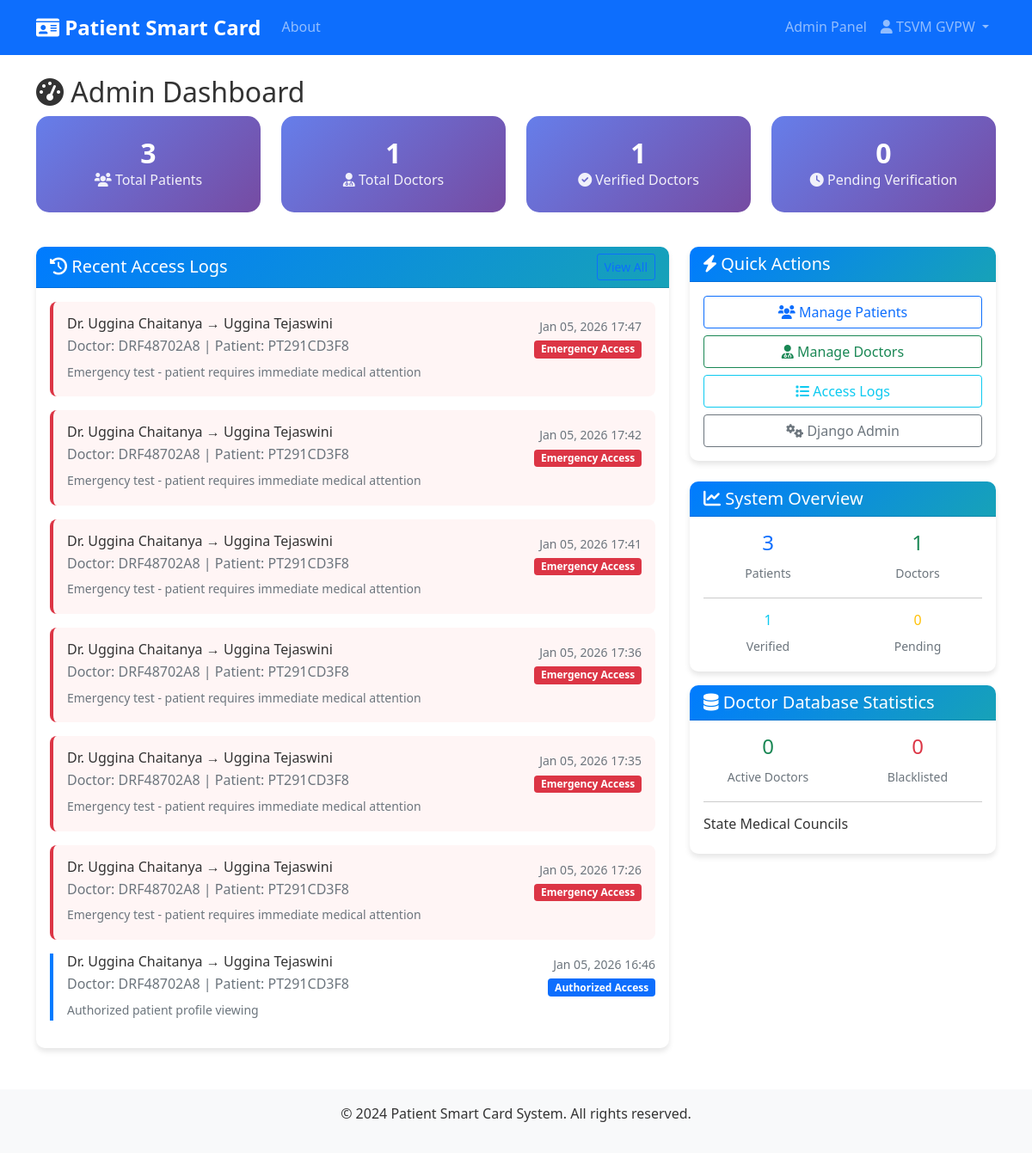
Screenshot of /admin-panel/ (signed in) with the database file from the repository.
### patients/models.py (models this page shows, shortened)
class Patient(AbstractUser):
    BLOOD_GROUP_CHOICES = [
        ('A+', 'A+'),
        ('A-', 'A-'),
        ('B+', 'B+'),
        ('B-', 'B-'),
        ('AB+', 'AB+'),
        ('AB-', 'AB-'),
        ('O+', 'O+'),
        ('O-', 'O-'),
    ]
    GENDER_CHOICES = [
        ('M', 'Male'),
        ('F', 'Female'),
        ('O', 'Other'),
    ]
    id = models.UUIDField(primary_key=True, default=uuid.uuid4, editable=False)
    patient_id = models.CharField(max_length=20, unique=True, editable=False)
    username = models.CharField(max_length=150, unique=True, blank=True, null=True)  # Make username optional
    first_name = models.CharField(max_length=100)
    last_name = models.CharField(max_length=100)
    email = models.EmailField(unique=True)
    phone_number = models.CharField(max_length=20, unique=True)
    date_of_birth = models.DateField(null=True, blank=True)
    gender = models.CharField(max_length=1, choices=GENDER_CHOICES, null=True, blank=True)
    blood_group = models.CharField(max_length=3, choices=BLOOD_GROUP_CHOICES, null=True, blank=True)
    chronic_diseases = models.TextField(blank=True)
    allergies = models.TextField(blank=True)
    emergency_contact_name = models.CharField(max_length=100, blank=True)
    emergency_contact_phone = models.CharField(max_length=20, blank=True)
    emergency_contact_relation = models.CharField(max_length=50, blank=True)
    address = models.TextField(blank=True)
    profile_image = models.ImageField(upload_to='patient_images/', null=True, blank=True)
    qr_code = models.ImageField(upload_to='qr_codes/', null=True, blank=True)
    created_at = models.DateTimeField(auto_now_add=True)
    updated_at = models.DateTimeField(auto_now=True)
    objects = PatientManager()
    groups = models.ManyToManyField(
        'auth.Group',
        related_name='patient_users',
        blank=True,
        help_text='The groups this user belongs to.',
        verbose_name='groups',
    )
    user_permissions = models.ManyToManyField(
        'auth.Permission',
        related_name='patient_users',
        blank=True,
        help_text='Specific permissions for this user.',
        verbose_name='user permissions',
    )
    USERNAME_FIELD = 'email'
    REQUIRED_FIELDS = ['first_name', 'last_name', 'phone_number']

### doctors/models.py (models this page shows, shortened)
class AccessLog(models.Model):
    ACCESS_TYPES = [
        ('EMERGENCY', 'Emergency Access'),
        ('AUTHORIZED', 'Authorized Access'),
        ('ROUTINE', 'Routine Check'),
    ]
    VALIDATION_STATUSES = [
        ('AUTHORIZED', 'Authorized'),
        ('BLACKLISTED', 'Blacklisted'),
        ('NOT_FOUND', 'Not Found'),
        ('PENDING', 'Pending Verification'),
    ]
    id = models.UUIDField(primary_key=True, default=uuid.uuid4, editable=False)
    doctor = models.ForeignKey(Doctor, on_delete=models.CASCADE, related_name='access_logs')
    patient = models.ForeignKey(Patient, on_delete=models.CASCADE, related_name='doctor_access_logs')
    access_type = models.CharField(max_length=20, choices=ACCESS_TYPES, default='EMERGENCY')
    access_reason = models.TextField()
    accessed_at = models.DateTimeField(auto_now_add=True)
    ip_address = models.GenericIPAddressField(null=True, blank=True)
    user_agent = models.TextField(blank=True)
    records_viewed = models.PositiveIntegerField(default=0)
    validation_status = models.CharField(max_length=20, choices=VALIDATION_STATUSES, default='PENDING')
    registration_number_used = models.CharField(max_length=50, null=True, blank=True, help_text="Registration number used for validation")
    state_council_used = models.CharField(max_length=100, null=True, blank=True, help_text="State medical council used for validation")
    class Meta:
        ordering = ('-accessed_at',)

class Doctor(AbstractUser):
    SPECIALIZATION_CHOICES = [
        ('GENERAL', 'General Practitioner'),
        ('CARDIOLOGY', 'Cardiology'),
        ('NEUROLOGY', 'Neurology'),
        ('PEDIATRICS', 'Pediatrics'),
        ('ORTHOPEDICS', 'Orthopedics'),
        ('GYNECOLOGY', 'Gynecology'),
        ('DERMATOLOGY', 'Dermatology'),
        ('PSYCHIATRY', 'Psychiatry'),
        ('SURGERY', 'Surgery'),
        ('EMERGENCY', 'Emergency Medicine'),
        ('OTHER', 'Other'),
    ]
    id = models.UUIDField(primary_key=True, default=uuid.uuid4, editable=False)
    doctor_id = models.CharField(max_length=20, unique=True, editable=False)
    username = models.CharField(max_length=150, unique=True, blank=True, null=True)  # Make username optional
    nmc_registration_number = models.CharField(max_length=50, unique=True)
    first_name = models.CharField(max_length=100)
    last_name = models.CharField(max_length=100)
    email = models.EmailField(unique=True)
    phone_number = models.CharField(max_length=20, unique=True)
    specialization = models.CharField(max_length=20, choices=SPECIALIZATION_CHOICES)
    hospital_name = models.CharField(max_length=200)
    hospital_address = models.TextField()
    years_of_experience = models.PositiveIntegerField(default=0)
    medical_license_number = models.CharField(max_length=100, unique=True)
    state_medical_council = models.CharField(max_length=100, default='Andhra Pradesh Medical Council')
    is_verified = models.BooleanField(default=False)
    verification_date = models.DateTimeField(null=True, blank=True)
    created_at = models.DateTimeField(auto_now_add=True)
    updated_at = models.DateTimeField(auto_now=True)
    objects = DoctorManager()
    groups = models.ManyToManyField(
        'auth.Group',
        related_name='doctor_users',
        blank=True,
        help_text='The groups this user belongs to.',
        verbose_name='groups',
    )
    user_permissions = models.ManyToManyField(
        'auth.Permission',
        related_name='doctor_users',
        blank=True,
        help_text='Specific permissions for this user.',
        verbose_name='user permissions',
    )
    USERNAME_FIELD = 'email'
    REQUIRED_FIELDS = ['first_name', 'last_name', 'phone_number', 'nmc_registration_number']

### admin_panel/views.py (the view)
# urls.py: path('', views.admin_dashboard, name='dashboard'),
@login_required
def admin_dashboard(request):
    if not request.user.is_superuser:
        messages.error(request, 'Access denied. Admin privileges required.')
        return redirect('admin_panel:login')
    total_patients = Patient.objects.count()
    total_doctors = Doctor.objects.count()
    verified_doctors = Doctor.objects.filter(is_verified=True).count()
    pending_doctors = Doctor.objects.filter(is_verified=False).count()
    recent_access_logs = AccessLog.objects.select_related('doctor', 'patient').order_by('-accessed_at')[:10]
    validation_stats = doctor_validator.get_statistics()
    return render(request, 'admin_panel/dashboard.html', {
        'total_patients': total_patients,
        'total_doctors': total_doctors,
        'verified_doctors': verified_doctors,
        'pending_doctors': pending_doctors,
        'recent_access_logs': recent_access_logs,
        'validation_stats': validation_stats
    })

### templates/admin_panel/dashboard.html (shortened to what this page needs)
{% extends 'base.html' %}
{% load static %}
{% block content %}
<div class="row">
    <div class="col-12">
        <h2><i class="fas fa-tachometer-alt"></i> Admin Dashboard</h2>
    </div>
</div>
<div class="row">
    <div class="col-lg-3 col-md-6 mb-4">
        <div class="stats-card">
            <h3>{{ total_patients }}</h3>
            <p><i class="fas fa-users"></i> Total Patients</p>
        </div>
    </div>
    <div class="col-lg-3 col-md-6 mb-4">
        <div class="stats-card">
            <h3>{{ total_doctors }}</h3>
            <p><i class="fas fa-user-md"></i> Total Doctors</p>
        </div>
    </div>
    <div class="col-lg-3 col-md-6 mb-4">
        <div class="stats-card">
            <h3>{{ verified_doctors }}</h3>
            <p><i class="fas fa-check-circle"></i> Verified Doctors</p>
        </div>
    </div>
    <div class="col-lg-3 col-md-6 mb-4">
        <div class="stats-card">
            <h3>{{ pending_doctors }}</h3>
            <p><i class="fas fa-clock"></i> Pending Verification</p>
        </div>
    </div>
</div>
<div class="row">
    <div class="col-lg-8">
        <div class="card">
            <div class="card-header d-flex justify-content-between align-items-center">
                <h5 class="mb-0"><i class="fas fa-history"></i> Recent Access Logs</h5>
                <a href="{% url 'admin_panel:view_access_logs' %}" class="btn btn-sm btn-outline-primary">View All</a>
            </div>
            <div class="card-body">
                {% if recent_access_logs %}
                    {% for log in recent_access_logs %}
                    <div class="access-log-item {% if log.access_type == 'EMERGENCY' %}emergency{% endif %}">
                        <div class="d-flex justify-content-between align-items-start">
                            <div>
                                <h6 class="mb-1">Dr. {{ log.doctor.first_name }} {{ log.doctor.last_name }} → {{ log.patient.first_name }} {{ log.patient.last_name }}</h6>
                                <p class="mb-1 text-muted">Doctor: {{ log.doctor.doctor_id }} | Patient: {{ log.patient.patient_id }}</p>
                                <small class="text-muted">{{ log.access_reason|truncatewords:10 }}</small>
                            </div>
                            <div class="text-end">
                                <small class="text-muted">{{ log.accessed_at|date:"M d, Y H:i" }}</small>
                                <br>
                                <span class="badge {% if log.access_type == 'EMERGENCY' %}bg-danger{% else %}bg-primary{% endif %}">
                                    {{ log.get_access_type_display }}
                                </span>
                            </div>
                        </div>
                    </div>
                    {% endfor %}
                {% else %}
                    <div class="text-center py-4">
                        <i class="fas fa-history fa-3x text-muted mb-3"></i>
                        <p class="text-muted">No access logs found.</p>
                    </div>
                {% endif %}
            </div>
        </div>
    </div>
    <div class="col-lg-4">
        <div class="card mb-4">
            <div class="card-header">
                <h5 class="mb-0"><i class="fas fa-bolt"></i> Quick Actions</h5>
            </div>
            <div class="card-body">
                <div class="d-grid gap-2">
                    <a href="{% url 'admin_panel:manage_patients' %}" class="btn btn-outline-primary">
                        <i class="fas fa-users"></i> Manage Patients
                    </a>
                    <a href="{% url 'admin_panel:manage_doctors' %}" class="btn btn-outline-success">
                        <i class="fas fa-user-md"></i> Manage Doctors
                    </a>
                    <a href="{% url 'admin_panel:view_access_logs' %}" class="btn btn-outline-info">
                        <i class="fas fa-list"></i> Access Logs
                    </a>
                    <a href="/admin/" class="btn btn-outline-secondary">
                        <i class="fas fa-cogs"></i> Django Admin
                    </a>
                </div>
            </div>
        </div>
        <div class="card">
            <div class="card-header">
                <h5 class="mb-0"><i class="fas fa-chart-line"></i> System Overview</h5>
            </div>
            <div class="card-body">
                <div class="row text-center">
                    <div class="col-6">
                        <h4 class="text-primary">{{ total_patients }}</h4>
                        <small class="text-muted">Patients</small>
                    </div>
                    <div class="col-6">
                        <h4 class="text-success">{{ total_doctors }}</h4>
                        <small class="text-muted">Doctors</small>
                    </div>
                </div>
                <hr>
                <div class="row text-center">
                    <div class="col-6">
                        <h6 class="text-info">{{ verified_doctors }}</h6>
                        <small class="text-muted">Verified</small>
                    </div>
                    <div class="col-6">
                        <h6 class="text-warning">{{ pending_doctors }}</h6>
                        <small class="text-muted">Pending</small>
                    </div>
                </div>
            </div>
        </div>
        <div class="card mt-3">
            <div class="card-header">
                <h5 class="mb-0"><i class="fas fa-database"></i> Doctor Database Statistics</h5>
            </div>
            <div class="card-body">
                <div class="row text-center">
                    <div class="col-6">
                        <h4 class="text-success">{{ validation_stats.total_active_doctors }}</h4>
                        <small class="text-muted">Active Doctors</small>
                    </div>
                    <div class="col-6">
                        <h4 class="text-danger">{{ validation_stats.total_blacklisted_doctors }}</h4>
                        <small class="text-muted">Blacklisted</small>
                    </div>
                </div>
                <hr>
                <div class="row">
                    <div class="col-12">
                        <h6>State Medical Councils</h6>
                    </div>
                </div>
            </div>
        </div>
    </div>
</div>
{% endblock %}

### templates/base.html (shortened to what this page needs)
{% load static %}
<!DOCTYPE html>
<html lang="en">
<head>
    <link href="https://cdn.jsdelivr.net/npm/bootstrap@5.1.3/dist/css/bootstrap.min.css" rel="stylesheet">
    <link href="https://cdnjs.cloudflare.com/ajax/libs/font-awesome/6.0.0/css/all.min.css" rel="stylesheet">
    <link href="{% static 'css/style.css' %}" rel="stylesheet">
</head>
<body>
    <nav class="navbar navbar-expand-lg navbar-dark bg-primary">
        <div class="container">
            <a class="navbar-brand" href="{% url 'patients:home' %}">
                <i class="fas fa-id-card"></i> Patient Smart Card
            </a>
            <div class="collapse navbar-collapse" id="navbarNav">
                <ul class="navbar-nav me-auto">
                    <li class="nav-item">
                        <a class="nav-link" href="{% url 'about' %}">About</a>
                    </li>
                </ul>
                <ul class="navbar-nav">
                    {% if user.is_authenticated %}
                        {% if user.is_superuser %}
                            <li class="nav-item">
                                <a class="nav-link" href="{% url 'admin_panel:dashboard' %}">Admin Panel</a>
                            </li>
                        {% endif %}
                        <li class="nav-item dropdown">
                            <a class="nav-link dropdown-toggle" href="#" id="navbarDropdown" role="button" data-bs-toggle="dropdown">
                                <i class="fas fa-user"></i> {{ user.get_full_name|default:user.email }}
                            </a>
                        </li>
                    {% endif %}
                </ul>
            </div>
        </div>
    </nav>
    <main class="container mt-4">
        {% block content %}
        {% endblock %}
    </main>
    <footer class="bg-light text-center py-3 mt-5">
        <div class="container">
            <p>&copy; 2024 Patient Smart Card System. All rights reserved.</p>
        </div>
    </footer>
</body>
</html>

### rows the page displays
Patient: get_full_name "TSVM GVPW"
AccessLog: doctor.first_name "Uggina", doctor.last_name "Chaitanya", patient.first_name "Uggina", patient.last_name "Tejaswini", doctor.doctor_id "DRF48702A8", patient.patient_id "PT291CD3F8", access_reason "Emergency test - patient requires immediate medical attention", accessed_at "Jan 05, 2026 17:47", access_type "Emergency Access"
AccessLog: doctor.first_name "Uggina", doctor.last_name "Chaitanya", patient.first_name "Uggina", patient.last_name "Tejaswini", doctor.doctor_id "DRF48702A8", patient.patient_id "PT291CD3F8", access_reason "Emergency test - patient requires immediate medical attention", accessed_at "Jan 05, 2026 17:42", access_type "Emergency Access"
AccessLog: doctor.first_name "Uggina", doctor.last_name "Chaitanya", patient.first_name "Uggina", patient.last_name "Tejaswini", doctor.doctor_id "DRF48702A8", patient.patient_id "PT291CD3F8", access_reason "Emergency test - patient requires immediate medical attention", accessed_at "Jan 05, 2026 17:41", access_type "Emergency Access"
AccessLog: doctor.first_name "Uggina", doctor.last_name "Chaitanya", patient.first_name "Uggina", patient.last_name "Tejaswini", doctor.doctor_id "DRF48702A8", patient.patient_id "PT291CD3F8", access_reason "Emergency test - patient requires immediate medical attention", accessed_at "Jan 05, 2026 17:36", access_type "Emergency Access"
AccessLog: doctor.first_name "Uggina", doctor.last_name "Chaitanya", patient.first_name "Uggina", patient.last_name "Tejaswini", doctor.doctor_id "DRF48702A8", patient.patient_id "PT291CD3F8", access_reason "Emergency test - patient requires immediate medical attention", accessed_at "Jan 05, 2026 17:35", access_type "Emergency Access"
AccessLog: doctor.first_name "Uggina", doctor.last_name "Chaitanya", patient.first_name "Uggina", patient.last_name "Tejaswini", doctor.doctor_id "DRF48702A8", patient.patient_id "PT291CD3F8", access_reason "Emergency test - patient requires immediate medical attention", accessed_at "Jan 05, 2026 17:26", access_type "Emergency Access"
AccessLog: doctor.first_name "Uggina", doctor.last_name "Chaitanya", patient.first_name "Uggina", patient.last_name "Tejaswini", doctor.doctor_id "DRF48702A8", patient.patient_id "PT291CD3F8", access_reason "Authorized patient profile viewing", accessed_at "Jan 05, 2026 16:46", access_type "Authorized Access"

### other values shown
{{ total_patients }} "3"
{{ total_doctors }} "1"
{{ verified_doctors }} "1"
{{ pending_doctors }} "0"
{{ validation_stats.total_active_doctors }} "0"
{{ validation_stats.total_blacklisted_doctors }} "0"
